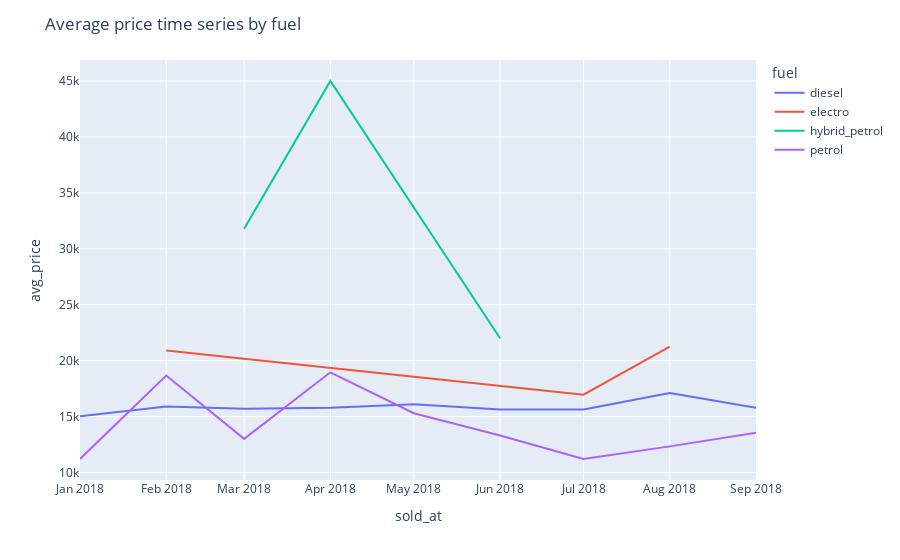
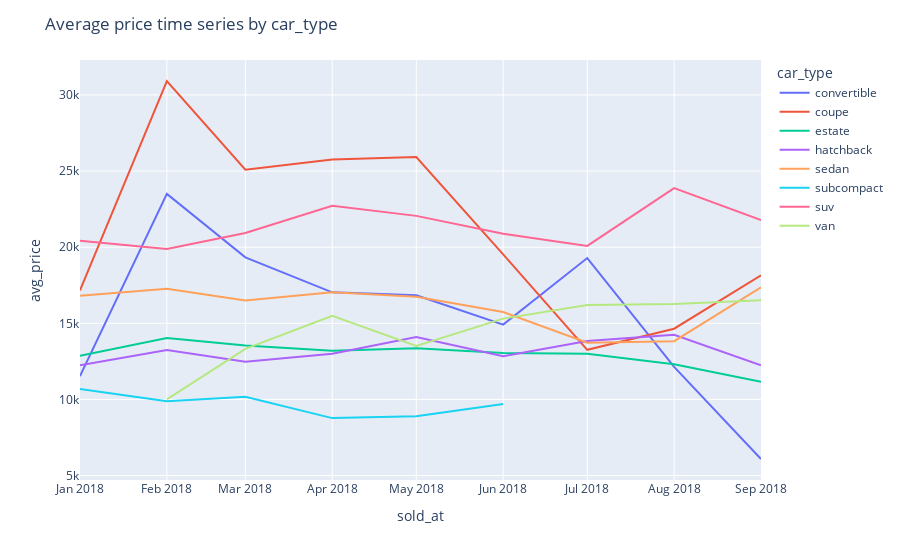
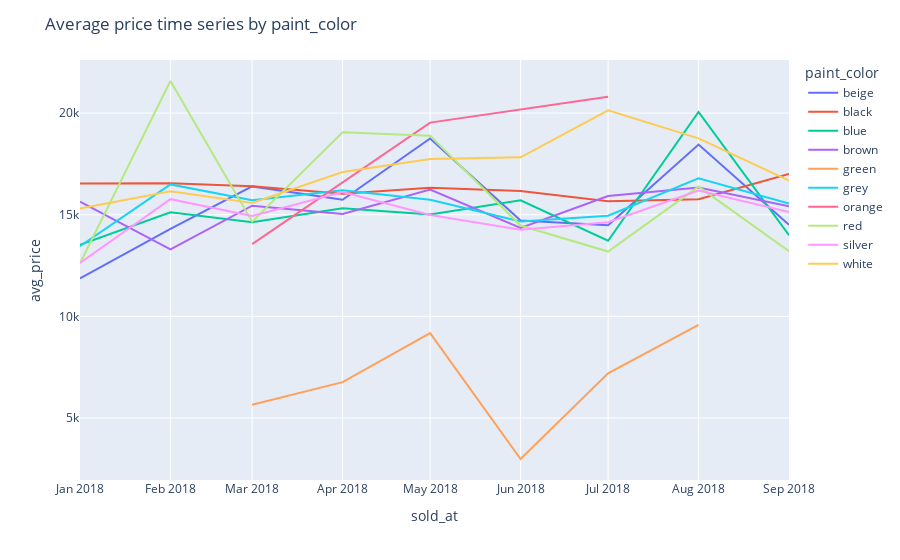

Notebook cell for these charts, in order:
### Code cell
plot_avg_target_time_series_by_features(data_q2, small_cardinality_features)

### Figure 1 — Plotly figure (JSON) as saved in the notebook; plotly's stock layout.template omitted (floating-point values rounded to 4 significant figures)
{"data": [{"hovertemplate": "fuel=diesel<br>sold_at=%{x}<br>avg_price=%{y}<extra></extra>", "legendgroup": "diesel", "line": {"color": "#636efa", "dash": "solid"}, "marker": {"symbol": "circle"}, "mode": "lines", "name": "diesel", "orientation": "v", "showlegend": true, "type": "scatter", "x": ["2018-01-01", "2018-02-01", "2018-03-01", "2018-04-01", "2018-05-01", "2018-06-01", "2018-07-01", "2018-08-01", "2018-09-01"], "xaxis": "x", "y": [15020.0, 15900.0, 15690.0, 15780.0, 16100.0, 15620.0, 15640.0, 17100.0, 15780.0], "yaxis": "y"}, {"hovertemplate": "fuel=electro<br>sold_at=%{x}<br>avg_price=%{y}<extra></extra>", "legendgroup": "electro", "line": {"color": "#EF553B", "dash": "solid"}, "marker": {"symbol": "circle"}, "mode": "lines", "name": "electro", "orientation": "v", "showlegend": true, "type": "scatter", "x": ["2018-02-01", "2018-07-01", "2018-08-01"], "xaxis": "x", "y": [20910.0, 16960.0, 21260.0], "yaxis": "y"}, {"hovertemplate": "fuel=hybrid_petrol<br>sold_at=%{x}<br>avg_price=%{y}<extra></extra>", "legendgroup": "hybrid_petrol", "line": {"color": "#00cc96", "dash": "solid"}, "marker": {"symbol": "circle"}, "mode": "lines", "name": "hybrid_petrol", "orientation": "v", "showlegend": true, "type": "scatter", "x": ["2018-03-01", "2018-04-01", "2018-06-01"], "xaxis": "x", "y": [31800.0, 45000.0, 22000.0], "yaxis": "y"}, {"hovertemplate": "fuel=petrol<br>sold_at=%{x}<br>avg_price=%{y}<extra></extra>", "legendgroup": "petrol", "line": {"color": "#ab63fa", "dash": "solid"}, "marker": {"symbol": "circle"}, "mode": "lines", "name": "petrol", "orientation": "v", "showlegend": true, "type": "scatter", "x": ["2018-01-01", "2018-02-01", "2018-03-01", "2018-04-01", "2018-05-01", "2018-06-01", "2018-07-01", "2018-08-01", "2018-09-01"], "xaxis": "x", "y": [11210.0, 18670.0, 13010.0, 18960.0, 15300.0, 13310.0, 11210.0, 12340.0, 13550.0], "yaxis": "y"}], "layout": {"legend": {"title": {"text": "fuel"}, "tracegroupgap": 0}, "margin": {"t": 60}, "title": {"text": "Average price time series by fuel"}, "xaxis": {"anchor": "y", "domain": [0, 1], "title": {"text": "sold_at"}}, "yaxis": {"anchor": "x", "domain": [0, 1], "title": {"text": "avg_price"}}}}

### Figure 2 — Plotly figure (JSON) as saved in the notebook; plotly's stock layout.template omitted (floating-point values rounded to 4 significant figures)
{"data": [{"hovertemplate": "car_type=convertible<br>sold_at=%{x}<br>avg_price=%{y}<extra></extra>", "legendgroup": "convertible", "line": {"color": "#636efa", "dash": "solid"}, "marker": {"symbol": "circle"}, "mode": "lines", "name": "convertible", "orientation": "v", "showlegend": true, "type": "scatter", "x": ["2018-01-01", "2018-02-01", "2018-03-01", "2018-04-01", "2018-05-01", "2018-06-01", "2018-07-01", "2018-08-01", "2018-09-01"], "xaxis": "x", "y": [11530.0, 23500.0, 19340.0, 17040.0, 16840.0, 14920.0, 19290.0, 12140.0, 6090.0], "yaxis": "y"}, {"hovertemplate": "car_type=coupe<br>sold_at=%{x}<br>avg_price=%{y}<extra></extra>", "legendgroup": "coupe", "line": {"color": "#EF553B", "dash": "solid"}, "marker": {"symbol": "circle"}, "mode": "lines", "name": "coupe", "orientation": "v", "showlegend": true, "type": "scatter", "x": ["2018-01-01", "2018-02-01", "2018-03-01", "2018-04-01", "2018-05-01", "2018-06-01", "2018-07-01", "2018-08-01", "2018-09-01"], "xaxis": "x", "y": [17160.0, 30920.0, 25090.0, 25770.0, 25920.0, 19530.0, 13260.0, 14650.0, 18150.0], "yaxis": "y"}, {"hovertemplate": "car_type=estate<br>sold_at=%{x}<br>avg_price=%{y}<extra></extra>", "legendgroup": "estate", "line": {"color": "#00cc96", "dash": "solid"}, "marker": {"symbol": "circle"}, "mode": "lines", "name": "estate", "orientation": "v", "showlegend": true, "type": "scatter", "x": ["2018-01-01", "2018-02-01", "2018-03-01", "2018-04-01", "2018-05-01", "2018-06-01", "2018-07-01", "2018-08-01", "2018-09-01"], "xaxis": "x", "y": [12860.0, 14040.0, 13550.0, 13190.0, 13370.0, 13050.0, 13010.0, 12310.0, 11160.0], "yaxis": "y"}, {"hovertemplate": "car_type=hatchback<br>sold_at=%{x}<br>avg_price=%{y}<extra></extra>", "legendgroup": "hatchback", "line": {"color": "#ab63fa", "dash": "solid"}, "marker": {"symbol": "circle"}, "mode": "lines", "name": "hatchback", "orientation": "v", "showlegend": true, "type": "scatter", "x": ["2018-01-01", "2018-02-01", "2018-03-01", "2018-04-01", "2018-05-01", "2018-06-01", "2018-07-01", "2018-08-01", "2018-09-01"], "xaxis": "x", "y": [12250.0, 13240.0, 12470.0, 13000.0, 14110.0, 12840.0, 13830.0, 14250.0, 12250.0], "yaxis": "y"}, {"hovertemplate": "car_type=sedan<br>sold_at=%{x}<br>avg_price=%{y}<extra></extra>", "legendgroup": "sedan", "line": {"color": "#FFA15A", "dash": "solid"}, "marker": {"symbol": "circle"}, "mode": "lines", "name": "sedan", "orientation": "v", "showlegend": true, "type": "scatter", "x": ["2018-01-01", "2018-02-01", "2018-03-01", "2018-04-01", "2018-05-01", "2018-06-01", "2018-07-01", "2018-08-01", "2018-09-01"], "xaxis": "x", "y": [16820.0, 17270.0, 16500.0, 17040.0, 16740.0, 15740.0, 13720.0, 13830.0, 17360.0], "yaxis": "y"}, {"hovertemplate": "car_type=subcompact<br>sold_at=%{x}<br>avg_price=%{y}<extra></extra>", "legendgroup": "subcompact", "line": {"color": "#19d3f3", "dash": "solid"}, "marker": {"symbol": "circle"}, "mode": "lines", "name": "subcompact", "orientation": "v", "showlegend": true, "type": "scatter", "x": ["2018-01-01", "2018-02-01", "2018-03-01", "2018-04-01", "2018-05-01", "2018-06-01"], "xaxis": "x", "y": [10690.0, 9881.0, 10180.0, 8775.0, 8893.0, 9701.0], "yaxis": "y"}, {"hovertemplate": "car_type=suv<br>sold_at=%{x}<br>avg_price=%{y}<extra></extra>", "legendgroup": "suv", "line": {"color": "#FF6692", "dash": "solid"}, "marker": {"symbol": "circle"}, "mode": "lines", "name": "suv", "orientation": "v", "showlegend": true, "type": "scatter", "x": ["2018-01-01", "2018-02-01", "2018-03-01", "2018-04-01", "2018-05-01", "2018-06-01", "2018-07-01", "2018-08-01", "2018-09-01"], "xaxis": "x", "y": [20420.0, 19880.0, 20930.0, 22720.0, 22060.0, 20880.0, 20090.0, 23880.0, 21790.0], "yaxis": "y"}, {"hovertemplate": "car_type=van<br>sold_at=%{x}<br>avg_price=%{y}<extra></extra>", "legendgroup": "van", "line": {"color": "#B6E880", "dash": "solid"}, "marker": {"symbol": "circle"}, "mode": "lines", "name": "van", "orientation": "v", "showlegend": true, "type": "scatter", "x": ["2018-02-01", "2018-03-01", "2018-04-01", "2018-05-01", "2018-06-01", "2018-07-01", "2018-08-01", "2018-09-01"], "xaxis": "x", "y": [10010.0, 13320.0, 15490.0, 13520.0, 15310.0, 16210.0, 16270.0, 16520.0], "yaxis": "y"}], "layout": {"legend": {"title": {"text": "car_type"}, "tracegroupgap": 0}, "margin": {"t": 60}, "title": {"text": "Average price time series by car_type"}, "xaxis": {"anchor": "y", "domain": [0, 1], "title": {"text": "sold_at"}}, "yaxis": {"anchor": "x", "domain": [0, 1], "title": {"text": "avg_price"}}}}

### Figure 3 — Plotly figure (JSON) as saved in the notebook; plotly's stock layout.template omitted (floating-point values rounded to 4 significant figures)
{"data": [{"hovertemplate": "paint_color=beige<br>sold_at=%{x}<br>avg_price=%{y}<extra></extra>", "legendgroup": "beige", "line": {"color": "#636efa", "dash": "solid"}, "marker": {"symbol": "circle"}, "mode": "lines", "name": "beige", "orientation": "v", "showlegend": true, "type": "scatter", "x": ["2018-01-01", "2018-02-01", "2018-03-01", "2018-04-01", "2018-05-01", "2018-06-01", "2018-07-01", "2018-08-01", "2018-09-01"], "xaxis": "x", "y": [11870.0, 14300.0, 16390.0, 15740.0, 18750.0, 14720.0, 14490.0, 18450.0, 14500.0], "yaxis": "y"}, {"hovertemplate": "paint_color=black<br>sold_at=%{x}<br>avg_price=%{y}<extra></extra>", "legendgroup": "black", "line": {"color": "#EF553B", "dash": "solid"}, "marker": {"symbol": "circle"}, "mode": "lines", "name": "black", "orientation": "v", "showlegend": true, "type": "scatter", "x": ["2018-01-01", "2018-02-01", "2018-03-01", "2018-04-01", "2018-05-01", "2018-06-01", "2018-07-01", "2018-08-01", "2018-09-01"], "xaxis": "x", "y": [16530.0, 16550.0, 16400.0, 16030.0, 16330.0, 16170.0, 15660.0, 15760.0, 17000.0], "yaxis": "y"}, {"hovertemplate": "paint_color=blue<br>sold_at=%{x}<br>avg_price=%{y}<extra></extra>", "legendgroup": "blue", "line": {"color": "#00cc96", "dash": "solid"}, "marker": {"symbol": "circle"}, "mode": "lines", "name": "blue", "orientation": "v", "showlegend": true, "type": "scatter", "x": ["2018-01-01", "2018-02-01", "2018-03-01", "2018-04-01", "2018-05-01", "2018-06-01", "2018-07-01", "2018-08-01", "2018-09-01"], "xaxis": "x", "y": [13520.0, 15110.0, 14640.0, 15310.0, 15010.0, 15710.0, 13720.0, 20050.0, 14000.0], "yaxis": "y"}, {"hovertemplate": "paint_color=brown<br>sold_at=%{x}<br>avg_price=%{y}<extra></extra>", "legendgroup": "brown", "line": {"color": "#ab63fa", "dash": "solid"}, "marker": {"symbol": "circle"}, "mode": "lines", "name": "brown", "orientation": "v", "showlegend": true, "type": "scatter", "x": ["2018-01-01", "2018-02-01", "2018-03-01", "2018-04-01", "2018-05-01", "2018-06-01", "2018-07-01", "2018-08-01", "2018-09-01"], "xaxis": "x", "y": [15640.0, 13300.0, 15450.0, 15030.0, 16240.0, 14350.0, 15920.0, 16340.0, 15420.0], "yaxis": "y"}, {"hovertemplate": "paint_color=green<br>sold_at=%{x}<br>avg_price=%{y}<extra></extra>", "legendgroup": "green", "line": {"color": "#FFA15A", "dash": "solid"}, "marker": {"symbol": "circle"}, "mode": "lines", "name": "green", "orientation": "v", "showlegend": true, "type": "scatter", "x": ["2018-03-01", "2018-04-01", "2018-05-01", "2018-06-01", "2018-07-01", "2018-08-01"], "xaxis": "x", "y": [5655.0, 6768.0, 9176.0, 2987.0, 7197.0, 9579.0], "yaxis": "y"}, {"hovertemplate": "paint_color=grey<br>sold_at=%{x}<br>avg_price=%{y}<extra></extra>", "legendgroup": "grey", "line": {"color": "#19d3f3", "dash": "solid"}, "marker": {"symbol": "circle"}, "mode": "lines", "name": "grey", "orientation": "v", "showlegend": true, "type": "scatter", "x": ["2018-01-01", "2018-02-01", "2018-03-01", "2018-04-01", "2018-05-01", "2018-06-01", "2018-07-01", "2018-08-01", "2018-09-01"], "xaxis": "x", "y": [13450.0, 16490.0, 15720.0, 16200.0, 15730.0, 14660.0, 14950.0, 16790.0, 15550.0], "yaxis": "y"}, {"hovertemplate": "paint_color=orange<br>sold_at=%{x}<br>avg_price=%{y}<extra></extra>", "legendgroup": "orange", "line": {"color": "#FF6692", "dash": "solid"}, "marker": {"symbol": "circle"}, "mode": "lines", "name": "orange", "orientation": "v", "showlegend": true, "type": "scatter", "x": ["2018-03-01", "2018-05-01", "2018-07-01"], "xaxis": "x", "y": [13560.0, 19530.0, 20800.0], "yaxis": "y"}, {"hovertemplate": "paint_color=red<br>sold_at=%{x}<br>avg_price=%{y}<extra></extra>", "legendgroup": "red", "line": {"color": "#B6E880", "dash": "solid"}, "marker": {"symbol": "circle"}, "mode": "lines", "name": "red", "orientation": "v", "showlegend": true, "type": "scatter", "x": ["2018-01-01", "2018-02-01", "2018-03-01", "2018-04-01", "2018-05-01", "2018-06-01", "2018-07-01", "2018-08-01", "2018-09-01"], "xaxis": "x", "y": [12610.0, 21580.0, 14660.0, 19050.0, 18880.0, 14470.0, 13190.0, 16380.0, 13210.0], "yaxis": "y"}, {"hovertemplate": "paint_color=silver<br>sold_at=%{x}<br>avg_price=%{y}<extra></extra>", "legendgroup": "silver", "line": {"color": "#FF97FF", "dash": "solid"}, "marker": {"symbol": "circle"}, "mode": "lines", "name": "silver", "orientation": "v", "showlegend": true, "type": "scatter", "x": ["2018-01-01", "2018-02-01", "2018-03-01", "2018-04-01", "2018-05-01", "2018-06-01", "2018-07-01", "2018-08-01", "2018-09-01"], "xaxis": "x", "y": [12630.0, 15760.0, 14940.0, 16110.0, 14980.0, 14260.0, 14630.0, 16190.0, 15130.0], "yaxis": "y"}, {"hovertemplate": "paint_color=white<br>sold_at=%{x}<br>avg_price=%{y}<extra></extra>", "legendgroup": "white", "line": {"color": "#FECB52", "dash": "solid"}, "marker": {"symbol": "circle"}, "mode": "lines", "name": "white", "orientation": "v", "showlegend": true, "type": "scatter", "x": ["2018-01-01", "2018-02-01", "2018-03-01", "2018-04-01", "2018-05-01", "2018-06-01", "2018-07-01", "2018-08-01", "2018-09-01"], "xaxis": "x", "y": [15300.0, 16160.0, 15570.0, 17100.0, 17740.0, 17820.0, 20130.0, 18750.0, 16680.0], "yaxis": "y"}], "layout": {"legend": {"title": {"text": "paint_color"}, "tracegroupgap": 0}, "margin": {"t": 60}, "title": {"text": "Average price time series by paint_color"}, "xaxis": {"anchor": "y", "domain": [0, 1], "title": {"text": "sold_at"}}, "yaxis": {"anchor": "x", "domain": [0, 1], "title": {"text": "avg_price"}}}}
